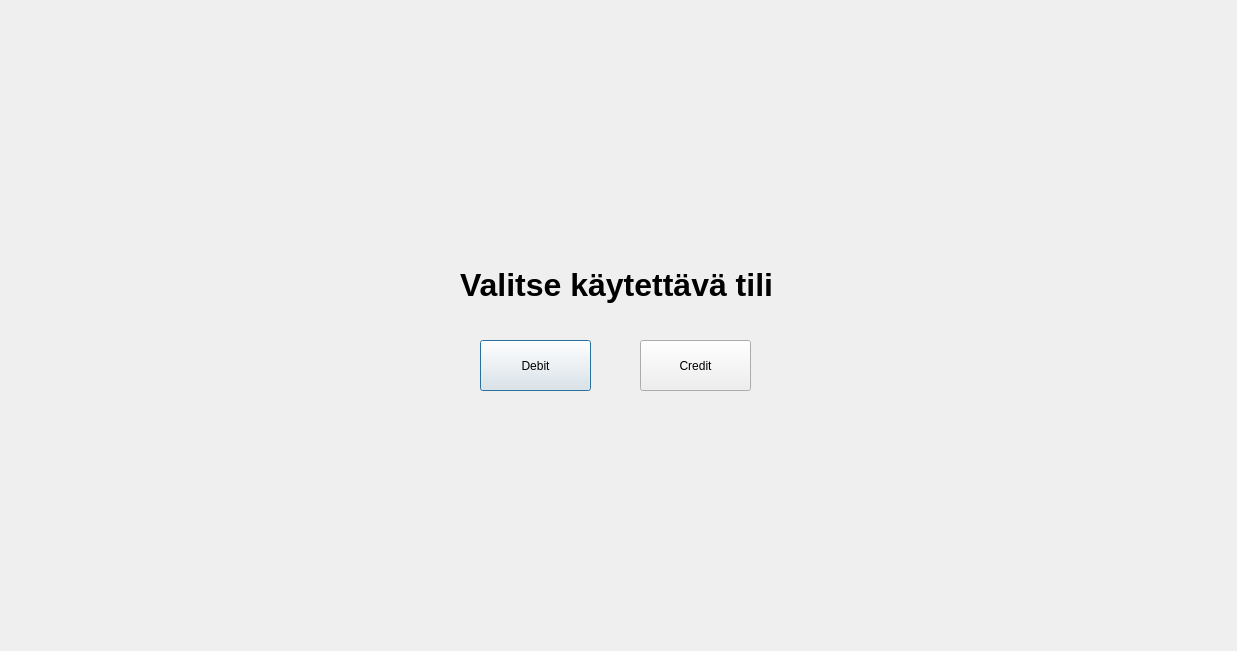
<?xml version="1.0" encoding="UTF-8"?>
<ui version="4.0">
 <class>accountselect</class>
 <widget class="QDialog" name="accountselect">
  <property name="geometry">
   <rect>
    <x>0</x>
    <y>0</y>
    <width>1237</width>
    <height>651</height>
   </rect>
  </property>
  <property name="acceptDrops">
   <bool>true</bool>
  </property>
  <property name="windowTitle">
   <string>Dialog</string>
  </property>
  <widget class="QLabel" name="labelChooseAccount">
   <property name="geometry">
    <rect>
     <x>460</x>
     <y>240</y>
     <width>321</width>
     <height>91</height>
    </rect>
   </property>
   <property name="text">
    <string>&lt;html&gt;&lt;head/&gt;&lt;body&gt;&lt;p&gt;&lt;span style=&quot; font-size:24pt; font-weight:700;&quot;&gt;Valitse käytettävä tili&lt;/span&gt;&lt;/p&gt;&lt;/body&gt;&lt;/html&gt;</string>
   </property>
  </widget>
  <widget class="QPushButton" name="btnSelectDebit">
   <property name="geometry">
    <rect>
     <x>480</x>
     <y>340</y>
     <width>111</width>
     <height>51</height>
    </rect>
   </property>
   <property name="text">
    <string>Debit</string>
   </property>
  </widget>
  <widget class="QPushButton" name="btnSelectCredit">
   <property name="geometry">
    <rect>
     <x>640</x>
     <y>340</y>
     <width>111</width>
     <height>51</height>
    </rect>
   </property>
   <property name="text">
    <string>Credit</string>
   </property>
  </widget>
 </widget>
 <resources/>
 <connections/>
</ui>
